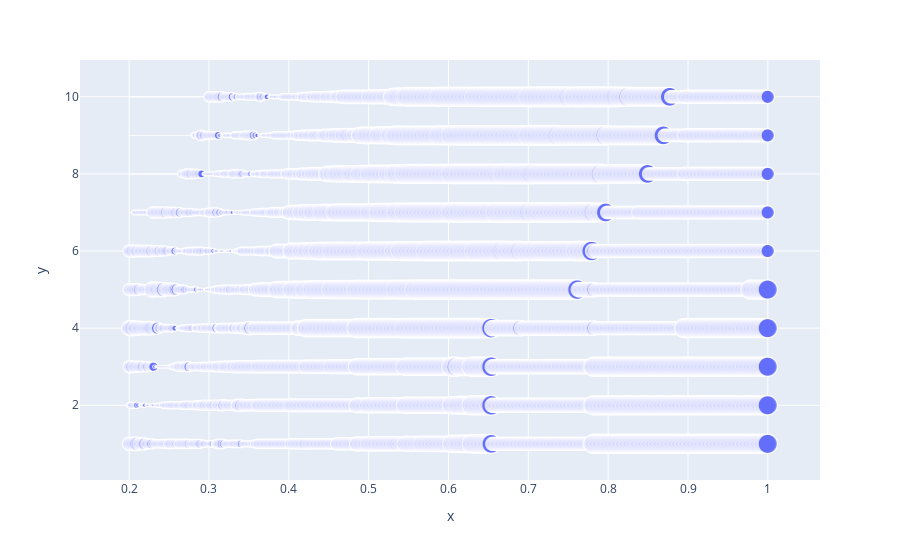

The notebook cell this image was saved under:
### Code cell
max_score, eps_best, sample_best = plot_silhouette(X,eps,min_samples)

### Figure 1 — Plotly figure (JSON) as saved in the notebook; plotly's stock layout.template omitted (floating-point values rounded to 4 significant figures; data arrays with more than 128 entries replaced by an {"elided": "..."} marker saying what was removed)
{"data": [{"hovertemplate": "x=%{x}<br>y=%{y}<br>size=%{marker.size}<extra></extra>", "legendgroup": "", "marker": {"color": "#636efa", "size": {"elided": "8100 float values"}, "sizemode": "area", "sizeref": 0.001497, "symbol": "circle"}, "mode": "markers", "name": "", "showlegend": false, "type": "scattergl", "x": {"elided": "8100 float values"}, "xaxis": "x", "y": {"elided": "8100 int values"}, "yaxis": "y"}], "layout": {"autosize": true, "legend": {"itemsizing": "constant", "tracegroupgap": 0}, "margin": {"t": 60}, "xaxis": {"anchor": "y", "autorange": true, "domain": [0, 1], "range": [0.1406, 1.063], "title": {"text": "x"}, "type": "linear"}, "yaxis": {"anchor": "x", "autorange": true, "domain": [0, 1], "range": [-0.1128, 11.14], "title": {"text": "y"}, "type": "linear"}}}
